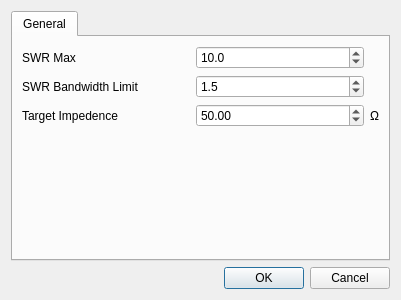
<?xml version="1.0" encoding="UTF-8"?>
<ui version="4.0">
 <class>SettingsDlg</class>
 <widget class="QDialog" name="SettingsDlg">
  <property name="geometry">
   <rect>
    <x>0</x>
    <y>0</y>
    <width>400</width>
    <height>300</height>
   </rect>
  </property>
  <property name="windowTitle">
   <string>Settings</string>
  </property>
  <property name="windowIcon">
   <iconset resource="analyzer.qrc">
    <normaloff>:/icons/128/antenna-charge-radio-128.png</normaloff>:/icons/128/antenna-charge-radio-128.png</iconset>
  </property>
  <property name="modal">
   <bool>true</bool>
  </property>
  <layout class="QVBoxLayout" name="verticalLayout">
   <item>
    <widget class="QTabWidget" name="SettingsTabs">
     <property name="currentIndex">
      <number>0</number>
     </property>
     <widget class="QWidget" name="tab">
      <attribute name="title">
       <string>General</string>
      </attribute>
      <layout class="QGridLayout" name="gridLayout">
       <item row="2" column="0">
        <widget class="QLabel" name="label_2">
         <property name="text">
          <string>Target Impedence</string>
         </property>
        </widget>
       </item>
       <item row="2" column="2">
        <widget class="QLabel" name="label_3">
         <property name="sizePolicy">
          <sizepolicy hsizetype="Maximum" vsizetype="Preferred">
           <horstretch>0</horstretch>
           <verstretch>0</verstretch>
          </sizepolicy>
         </property>
         <property name="text">
          <string>Ω</string>
         </property>
        </widget>
       </item>
       <item row="1" column="0">
        <widget class="QLabel" name="label">
         <property name="text">
          <string>SWR Bandwidth Limit</string>
         </property>
        </widget>
       </item>
       <item row="1" column="1">
        <widget class="QDoubleSpinBox" name="swr_bw_max">
         <property name="decimals">
          <number>1</number>
         </property>
         <property name="minimum">
          <double>1.000000000000000</double>
         </property>
         <property name="maximum">
          <double>9.900000000000000</double>
         </property>
         <property name="singleStep">
          <double>0.100000000000000</double>
         </property>
         <property name="value">
          <double>1.500000000000000</double>
         </property>
        </widget>
       </item>
       <item row="3" column="0" colspan="3">
        <spacer name="verticalSpacer">
         <property name="orientation">
          <enum>Qt::Vertical</enum>
         </property>
         <property name="sizeHint" stdset="0">
          <size>
           <width>357</width>
           <height>123</height>
          </size>
         </property>
        </spacer>
       </item>
       <item row="2" column="1">
        <widget class="QDoubleSpinBox" name="Z_Target">
         <property name="maximum">
          <double>9999.989999999999782</double>
         </property>
         <property name="value">
          <double>50.000000000000000</double>
         </property>
        </widget>
       </item>
       <item row="0" column="1">
        <widget class="QDoubleSpinBox" name="swr_max">
         <property name="decimals">
          <number>1</number>
         </property>
         <property name="minimum">
          <double>3.000000000000000</double>
         </property>
         <property name="maximum">
          <double>100.000000000000000</double>
         </property>
         <property name="singleStep">
          <double>0.100000000000000</double>
         </property>
         <property name="value">
          <double>10.000000000000000</double>
         </property>
        </widget>
       </item>
       <item row="0" column="0">
        <widget class="QLabel" name="label_4">
         <property name="text">
          <string>SWR Max</string>
         </property>
        </widget>
       </item>
      </layout>
     </widget>
    </widget>
   </item>
   <item>
    <widget class="QDialogButtonBox" name="buttonBox">
     <property name="orientation">
      <enum>Qt::Horizontal</enum>
     </property>
     <property name="standardButtons">
      <set>QDialogButtonBox::Cancel|QDialogButtonBox::Ok</set>
     </property>
    </widget>
   </item>
  </layout>
 </widget>
 <resources>
  <include location="analyzer.qrc"/>
 </resources>
 <connections>
  <connection>
   <sender>buttonBox</sender>
   <signal>accepted()</signal>
   <receiver>SettingsDlg</receiver>
   <slot>accept()</slot>
   <hints>
    <hint type="sourcelabel">
     <x>248</x>
     <y>254</y>
    </hint>
    <hint type="destinationlabel">
     <x>157</x>
     <y>274</y>
    </hint>
   </hints>
  </connection>
  <connection>
   <sender>buttonBox</sender>
   <signal>rejected()</signal>
   <receiver>SettingsDlg</receiver>
   <slot>reject()</slot>
   <hints>
    <hint type="sourcelabel">
     <x>316</x>
     <y>260</y>
    </hint>
    <hint type="destinationlabel">
     <x>286</x>
     <y>274</y>
    </hint>
   </hints>
  </connection>
 </connections>
</ui>
